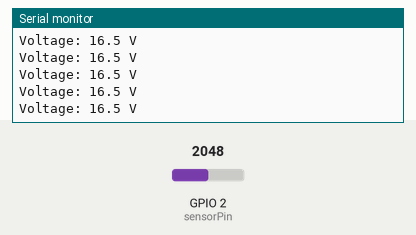
Simulated run of this sketch. Board: ESP32. Shown: the last lines printed to the serial monitor. The test bench sets the inputs (shaded band); at power-on: GPIO 2 (sensorPin) = 2048. Storage starts empty.

Above: at 1.3 s.
1.4 s: GPIO 2 (sensorPin) set to 2866
At 1.6 s:
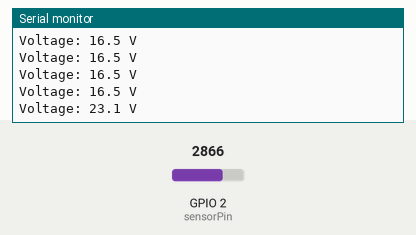
2.9 s: GPIO 2 (sensorPin) set to 3603
At 2.96 s:
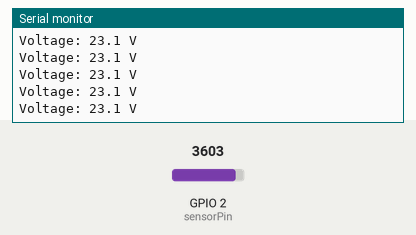
Timing chart, 0 to 5.9 s (numbered marks = the images above; inputs shaded):
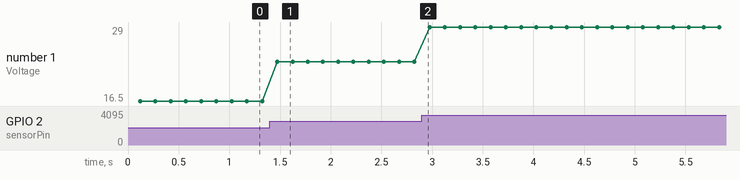

The sketch:

main.ino
```cpp
#include <WiFi.h>
#include <SPIFFS.h>
#include <AsyncTCP.h>
#include <ESPAsyncWebServer.h>

const char *ssid = "pv10";
const char *password = "12345678";
const int sensorPin = 2; // Pin connected to the voltage sensor
AsyncWebServer server(80);
AsyncWebSocket ws("/ws");

void setup()
{
  Serial.begin(115200);
  WiFi.softAP(ssid, password);
  delay(100);
  // Initialize SPIFFS
  if (!SPIFFS.begin(true))
  {
    Serial.println("An error occurred while mounting SPIFFS");
    return;
  }
  Serial.println("SPIFFS mounted successfully");
  server.on("/", HTTP_GET, [](AsyncWebServerRequest *request)
            { request->send(SPIFFS, "/index.html", "text/html"); });
  server.on("/css/style.css", HTTP_GET, [](AsyncWebServerRequest *request)
            { request->send(SPIFFS, "/css/style.css", "text/css"); });
  server.on("/js/dashboard.js", HTTP_GET, [](AsyncWebServerRequest *request)
            { request->send(SPIFFS, "/js/dashboard.js", "application/javascript"); });
  server.on("/js/misc.js", HTTP_GET, [](AsyncWebServerRequest *request)
            { request->send(SPIFFS, "/js/misc.js", "application/javascript"); });
  server.on("/js/todolist.js", HTTP_GET, [](AsyncWebServerRequest *request)
            { request->send(SPIFFS, "/js/todolist.js", "application/javascript"); });
  server.on("/vendors/css/vendor.bundle.base.css", HTTP_GET, [](AsyncWebServerRequest *request)
            { request->send(SPIFFS, "/vendors/css/vendor.bundle.base.css", "text/css"); });
  server.on("/vendors/js/bsbundle.js", HTTP_GET, [](AsyncWebServerRequest *request)
            { request->send(SPIFFS, "/vendors/js/bsbundle.js", "application/javascript"); });
  server.on("/vendors/js/jquery.js", HTTP_GET, [](AsyncWebServerRequest *request)
            { request->send(SPIFFS, "/vendors/js/jquery.js", "application/javascript"); });
  server.on("/vendors/jvectormap/jquery-jvectormap-world-mil-en.js", HTTP_GET, [](AsyncWebServerRequest *request)
            { request->send(SPIFFS, "/vendors/jvectormap/jquery-jvectormap-world-mil-en.js", "application/javascript"); });
  server.on("/vendors/jvectormap/jquery-jvectormap.css", HTTP_GET, [](AsyncWebServerRequest *request)
            { request->send(SPIFFS, "/vendors/jvectormap/jquery-jvectormap.css", "text/css"); });
  server.on("/vendors/jvectormap/jquery-jvectormap.js", HTTP_GET, [](AsyncWebServerRequest *request)
            { request->send(SPIFFS, "/vendors/jvectormap/jquery-jvectormap.js", "application/javascript"); });
  ws.onEvent(onEvent);
  server.addHandler(&ws);
  server.begin();
  Serial.println("HTTP server started");
}

void loop()
{
  int sensorValue = analogRead(sensorPin);           // Read the voltage sensor
  float voltage = sensorValue * (3.3 / 4095.0) * 10; // Convert ADC value to voltage (3.3V is ESP32 maximum voltage)

  Serial.print("Voltage: ");
  Serial.print(voltage, 1); // Print voltage with 2 decimal places
  Serial.println(" V");

  delay(100); // Wait for a second before taking the next reading

  // Send battery data to connected clients
  ws.textAll(String(voltage));
  ws.cleanupClients();

  delay(50); // Update interval
}

void onEvent(AsyncWebSocket *server, AsyncWebSocketClient *client, AwsEventType type, void *arg, uint8_t *data, size_t len)
{
  // Handle WebSocket events
}
```

Measured:
- after the input at 1.4 s, the serial monitor: prints a new line after 0.07 s (image 1)
- plotted number 1: 16.5 → 23.1 after the input at 1.4 s, 23.1 → 29 after the input at 2.9 s
